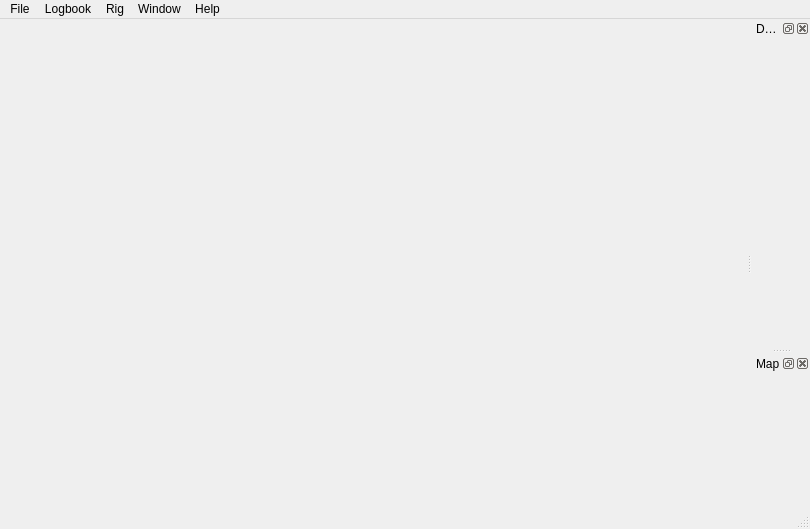
<?xml version="1.0" encoding="UTF-8"?>
<ui version="4.0">
 <class>MainWindow</class>
 <widget class="QMainWindow" name="MainWindow">
  <property name="geometry">
   <rect>
    <x>0</x>
    <y>0</y>
    <width>810</width>
    <height>529</height>
   </rect>
  </property>
  <property name="windowTitle">
   <string>OpenShack</string>
  </property>
  <property name="dockOptions">
   <set>QMainWindow::AllowNestedDocks|QMainWindow::AllowTabbedDocks|QMainWindow::AnimatedDocks</set>
  </property>
  <widget class="QWidget" name="centralWidget">
   <layout class="QGridLayout" name="gridLayout">
    <item row="1" column="0">
     <widget class="LogbookWidget" name="logbookWidget" native="true"/>
    </item>
    <item row="2" column="0">
     <widget class="NewContactWidget" name="newContactWidget" native="true">
      <property name="sizePolicy">
       <sizepolicy hsizetype="Preferred" vsizetype="Minimum">
        <horstretch>0</horstretch>
        <verstretch>0</verstretch>
       </sizepolicy>
      </property>
      <property name="minimumSize">
       <size>
        <width>0</width>
        <height>0</height>
       </size>
      </property>
     </widget>
    </item>
   </layout>
  </widget>
  <widget class="QMenuBar" name="menuBar">
   <property name="geometry">
    <rect>
     <x>0</x>
     <y>0</y>
     <width>810</width>
     <height>21</height>
    </rect>
   </property>
   <widget class="QMenu" name="menuFile">
    <property name="title">
     <string>File</string>
    </property>
    <addaction name="actionSettings"/>
    <addaction name="separator"/>
    <addaction name="actionQuit"/>
   </widget>
   <widget class="QMenu" name="menuLogbook">
    <property name="title">
     <string>Logbook</string>
    </property>
    <addaction name="actionNewContact"/>
    <addaction name="actionSaveContact"/>
    <addaction name="separator"/>
    <addaction name="actionImport"/>
    <addaction name="actionExport"/>
   </widget>
   <widget class="QMenu" name="menuRig">
    <property name="title">
     <string>Rig</string>
    </property>
    <addaction name="actionConnect"/>
   </widget>
   <widget class="QMenu" name="menuHelp">
    <property name="title">
     <string>Help</string>
    </property>
    <addaction name="actionAbout"/>
   </widget>
   <widget class="QMenu" name="menuWindow">
    <property name="title">
     <string>Window</string>
    </property>
    <addaction name="actionDXClusterWindow"/>
    <addaction name="actionMapWindow"/>
   </widget>
   <addaction name="menuFile"/>
   <addaction name="menuLogbook"/>
   <addaction name="menuRig"/>
   <addaction name="menuWindow"/>
   <addaction name="menuHelp"/>
  </widget>
  <widget class="QStatusBar" name="statusBar"/>
  <widget class="QDockWidget" name="dxDockWidget">
   <property name="features">
    <set>QDockWidget::AllDockWidgetFeatures</set>
   </property>
   <property name="windowTitle">
    <string>DX Cluster</string>
   </property>
   <attribute name="dockWidgetArea">
    <number>2</number>
   </attribute>
   <widget class="QWidget" name="dockWidgetContents_3">
    <layout class="QGridLayout" name="gridLayout_2">
     <item row="0" column="0">
      <widget class="DxWidget" name="dxWidget" native="true"/>
     </item>
    </layout>
   </widget>
  </widget>
  <widget class="QDockWidget" name="mapDockWidget">
   <property name="windowTitle">
    <string>Map</string>
   </property>
   <attribute name="dockWidgetArea">
    <number>2</number>
   </attribute>
   <widget class="QWidget" name="dockWidgetContents_4">
    <layout class="QGridLayout" name="gridLayout_5">
     <property name="leftMargin">
      <number>0</number>
     </property>
     <property name="topMargin">
      <number>0</number>
     </property>
     <property name="rightMargin">
      <number>0</number>
     </property>
     <property name="bottomMargin">
      <number>0</number>
     </property>
     <item row="0" column="0">
      <widget class="MapWidget" name="mapWidget" native="true"/>
     </item>
    </layout>
   </widget>
  </widget>
  <action name="actionQuit">
   <property name="icon">
    <iconset resource="../res/res.qrc">
     <normaloff>:/res/icons/application-exit.svg</normaloff>:/res/icons/application-exit.svg</iconset>
   </property>
   <property name="text">
    <string>&amp;Quit</string>
   </property>
   <property name="shortcut">
    <string>Ctrl+Q</string>
   </property>
  </action>
  <action name="actionSettings">
   <property name="icon">
    <iconset resource="../res/res.qrc">
     <normaloff>:/res/icons/application-settings.svg</normaloff>:/res/icons/application-settings.svg</iconset>
   </property>
   <property name="text">
    <string>Settings</string>
   </property>
   <property name="menuRole">
    <enum>QAction::QuitRole</enum>
   </property>
  </action>
  <action name="actionNewContact">
   <property name="icon">
    <iconset resource="../res/res.qrc">
     <normaloff>:/res/icons/document-new.svg</normaloff>:/res/icons/document-new.svg</iconset>
   </property>
   <property name="text">
    <string>New Contact</string>
   </property>
   <property name="shortcut">
    <string>Ctrl+N</string>
   </property>
  </action>
  <action name="actionImport">
   <property name="icon">
    <iconset resource="../res/res.qrc">
     <normaloff>:/res/icons/go-top.svg</normaloff>:/res/icons/go-top.svg</iconset>
   </property>
   <property name="text">
    <string>Import</string>
   </property>
  </action>
  <action name="actionExport">
   <property name="icon">
    <iconset resource="../res/res.qrc">
     <normaloff>:/res/icons/go-bottom.svg</normaloff>:/res/icons/go-bottom.svg</iconset>
   </property>
   <property name="text">
    <string>Export</string>
   </property>
  </action>
  <action name="actionConnect">
   <property name="icon">
    <iconset resource="../res/res.qrc">
     <normaloff>:/res/icons/network-wired.svg</normaloff>:/res/icons/network-wired.svg</iconset>
   </property>
   <property name="text">
    <string>Connect</string>
   </property>
  </action>
  <action name="actionAbout">
   <property name="icon">
    <iconset resource="../res/res.qrc">
     <normaloff>:/res/icons/help-about.svg</normaloff>:/res/icons/help-about.svg</iconset>
   </property>
   <property name="text">
    <string>About</string>
   </property>
  </action>
  <action name="actionSaveContact">
   <property name="icon">
    <iconset resource="../res/res.qrc">
     <normaloff>:/res/icons/document-save.svg</normaloff>:/res/icons/document-save.svg</iconset>
   </property>
   <property name="text">
    <string>Save Contact</string>
   </property>
   <property name="shortcut">
    <string>Ctrl+S</string>
   </property>
  </action>
  <action name="actionDXClusterWindow">
   <property name="icon">
    <iconset resource="../res/res.qrc">
     <normaloff>:/res/icons/network-wireless.svg</normaloff>:/res/icons/network-wireless.svg</iconset>
   </property>
   <property name="text">
    <string>DX Cluster</string>
   </property>
  </action>
  <action name="actionMapWindow">
   <property name="icon">
    <iconset resource="../res/res.qrc">
     <normaloff>:/res/icons/emblem-web.svg</normaloff>:/res/icons/emblem-web.svg</iconset>
   </property>
   <property name="text">
    <string>Map</string>
   </property>
  </action>
 </widget>
 <layoutdefault spacing="6" margin="11"/>
 <customwidgets>
  <customwidget>
   <class>NewContactWidget</class>
   <extends>QWidget</extends>
   <header>ui/newcontactwidget.h</header>
   <container>1</container>
   <slots>
    <signal>contactAdded()</signal>
    <signal>newTarget(double,double)</signal>
    <slot>resetContact()</slot>
    <slot>saveContact()</slot>
    <slot>tuneDx(QString,double)</slot>
    <slot>reloadSettings()</slot>
   </slots>
  </customwidget>
  <customwidget>
   <class>LogbookWidget</class>
   <extends>QWidget</extends>
   <header>ui/logbookwidget.h</header>
   <container>1</container>
   <slots>
    <slot>updateTable()</slot>
   </slots>
  </customwidget>
  <customwidget>
   <class>DxWidget</class>
   <extends>QWidget</extends>
   <header>ui/dxwidget.h</header>
   <container>1</container>
   <slots>
    <signal>tuneDx(QString,double)</signal>
   </slots>
  </customwidget>
  <customwidget>
   <class>MapWidget</class>
   <extends>QWidget</extends>
   <header>ui/mapwidget.h</header>
   <container>1</container>
   <slots>
    <slot>setTarget(double,double)</slot>
   </slots>
  </customwidget>
 </customwidgets>
 <resources>
  <include location="../res/res.qrc"/>
 </resources>
 <connections>
  <connection>
   <sender>actionQuit</sender>
   <signal>triggered()</signal>
   <receiver>MainWindow</receiver>
   <slot>close()</slot>
   <hints>
    <hint type="sourcelabel">
     <x>-1</x>
     <y>-1</y>
    </hint>
    <hint type="destinationlabel">
     <x>284</x>
     <y>195</y>
    </hint>
   </hints>
  </connection>
  <connection>
   <sender>actionSettings</sender>
   <signal>triggered()</signal>
   <receiver>MainWindow</receiver>
   <slot>showSettings()</slot>
   <hints>
    <hint type="sourcelabel">
     <x>-1</x>
     <y>-1</y>
    </hint>
    <hint type="destinationlabel">
     <x>317</x>
     <y>231</y>
    </hint>
   </hints>
  </connection>
  <connection>
   <sender>actionExport</sender>
   <signal>triggered()</signal>
   <receiver>MainWindow</receiver>
   <slot>exportLog()</slot>
   <hints>
    <hint type="sourcelabel">
     <x>-1</x>
     <y>-1</y>
    </hint>
    <hint type="destinationlabel">
     <x>399</x>
     <y>325</y>
    </hint>
   </hints>
  </connection>
  <connection>
   <sender>actionImport</sender>
   <signal>triggered()</signal>
   <receiver>MainWindow</receiver>
   <slot>importLog()</slot>
   <hints>
    <hint type="sourcelabel">
     <x>-1</x>
     <y>-1</y>
    </hint>
    <hint type="destinationlabel">
     <x>399</x>
     <y>325</y>
    </hint>
   </hints>
  </connection>
  <connection>
   <sender>newContactWidget</sender>
   <signal>contactAdded()</signal>
   <receiver>logbookWidget</receiver>
   <slot>updateTable()</slot>
   <hints>
    <hint type="sourcelabel">
     <x>408</x>
     <y>622</y>
    </hint>
    <hint type="destinationlabel">
     <x>399</x>
     <y>195</y>
    </hint>
   </hints>
  </connection>
  <connection>
   <sender>newContactWidget</sender>
   <signal>newTarget(double,double)</signal>
   <receiver>mapWidget</receiver>
   <slot>setTarget(double,double)</slot>
   <hints>
    <hint type="sourcelabel">
     <x>408</x>
     <y>622</y>
    </hint>
    <hint type="destinationlabel">
     <x>398</x>
     <y>228</y>
    </hint>
   </hints>
  </connection>
  <connection>
   <sender>actionNewContact</sender>
   <signal>triggered()</signal>
   <receiver>newContactWidget</receiver>
   <slot>resetContact()</slot>
   <hints>
    <hint type="sourcelabel">
     <x>-1</x>
     <y>-1</y>
    </hint>
    <hint type="destinationlabel">
     <x>408</x>
     <y>622</y>
    </hint>
   </hints>
  </connection>
  <connection>
   <sender>actionSaveContact</sender>
   <signal>triggered()</signal>
   <receiver>newContactWidget</receiver>
   <slot>saveContact()</slot>
   <hints>
    <hint type="sourcelabel">
     <x>-1</x>
     <y>-1</y>
    </hint>
    <hint type="destinationlabel">
     <x>408</x>
     <y>622</y>
    </hint>
   </hints>
  </connection>
  <connection>
   <sender>dxWidget</sender>
   <signal>tuneDx(QString,double)</signal>
   <receiver>newContactWidget</receiver>
   <slot>tuneDx(QString,double)</slot>
   <hints>
    <hint type="sourcelabel">
     <x>398</x>
     <y>228</y>
    </hint>
    <hint type="destinationlabel">
     <x>408</x>
     <y>622</y>
    </hint>
   </hints>
  </connection>
  <connection>
   <sender>actionMapWindow</sender>
   <signal>triggered()</signal>
   <receiver>mapDockWidget</receiver>
   <slot>show()</slot>
   <hints>
    <hint type="sourcelabel">
     <x>-1</x>
     <y>-1</y>
    </hint>
    <hint type="destinationlabel">
     <x>657</x>
     <y>150</y>
    </hint>
   </hints>
  </connection>
  <connection>
   <sender>actionDXClusterWindow</sender>
   <signal>triggered()</signal>
   <receiver>dxDockWidget</receiver>
   <slot>show()</slot>
   <hints>
    <hint type="sourcelabel">
     <x>-1</x>
     <y>-1</y>
    </hint>
    <hint type="destinationlabel">
     <x>124</x>
     <y>150</y>
    </hint>
   </hints>
  </connection>
  <connection>
   <sender>actionAbout</sender>
   <signal>triggered()</signal>
   <receiver>MainWindow</receiver>
   <slot>showAbout()</slot>
   <hints>
    <hint type="sourcelabel">
     <x>-1</x>
     <y>-1</y>
    </hint>
    <hint type="destinationlabel">
     <x>404</x>
     <y>264</y>
    </hint>
   </hints>
  </connection>
  <connection>
   <sender>MainWindow</sender>
   <signal>settingsChanged()</signal>
   <receiver>newContactWidget</receiver>
   <slot>reloadSettings()</slot>
   <hints>
    <hint type="sourcelabel">
     <x>404</x>
     <y>264</y>
    </hint>
    <hint type="destinationlabel">
     <x>607</x>
     <y>500</y>
    </hint>
   </hints>
  </connection>
 </connections>
 <slots>
  <signal>settingsChanged()</signal>
  <slot>saveContact()</slot>
  <slot>resetContact()</slot>
  <slot>showSettings()</slot>
  <slot>importLog()</slot>
  <slot>exportLog()</slot>
  <slot>showAbout()</slot>
 </slots>
</ui>
